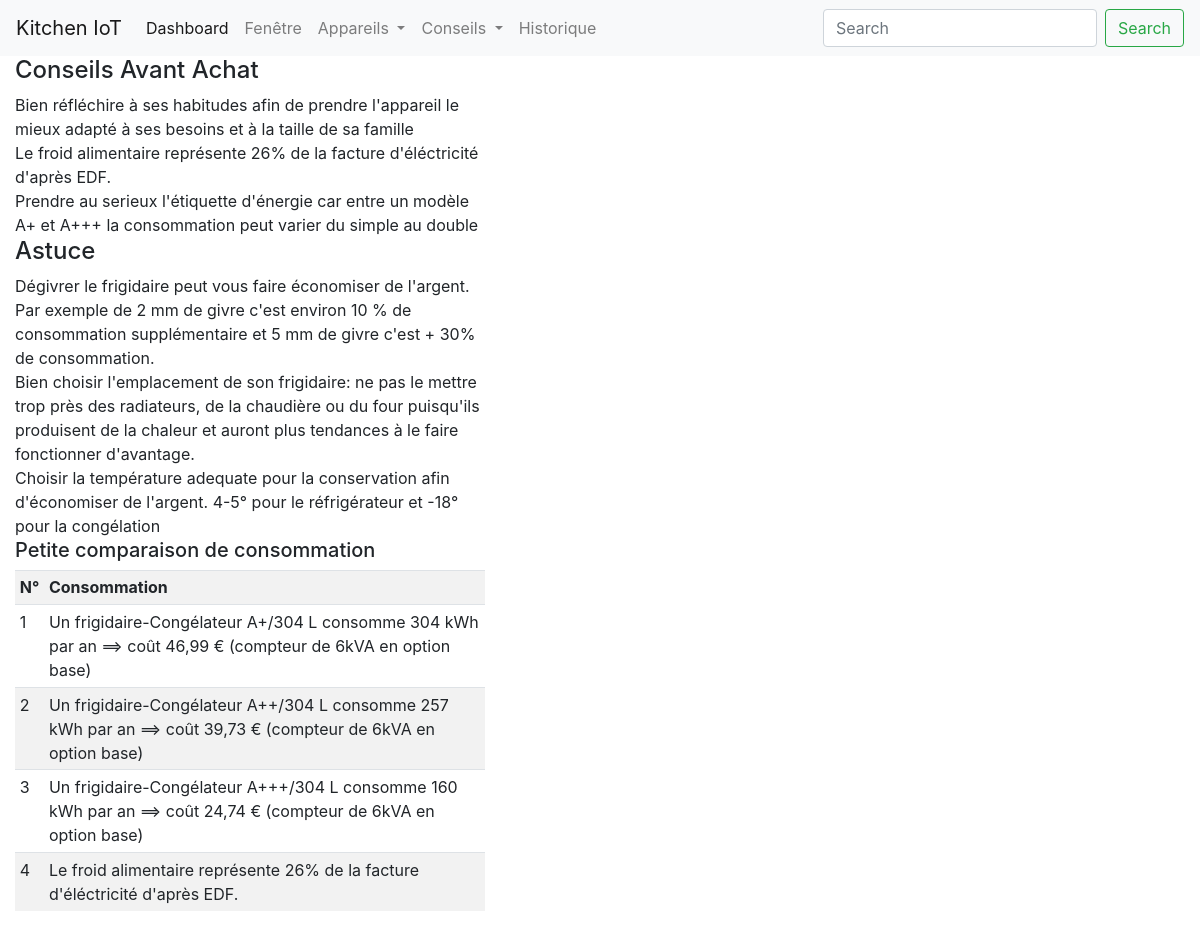
Page /fridge_advice/ on the committed database.
### app/models.py (models this page shows, shortened)
class AdvicesConsumption(db.Model):
    __tablename__ = "adviceConsumption"
    id = db.Column(db.Integer, primary_key=True, autoincrement=True)
    type_d = db.Column(db.String(150), nullable=False)
    advice = db.Column(db.Text, nullable=False)
    device = db.Column(db.String(150), nullable=False)

### app/routes.py (the view)
@app.route("/fridge_advice/")
def fridge_advice():
    gen_advices =  AdvicesConsumption.query.filter(AdvicesConsumption.type_d.endswith("Achat G")).all()
    fridge_consumption = AdvicesConsumption.query.filter(AdvicesConsumption.device.endswith("Frigo")).all()
    fridge_advices = AdvicesConsumption.query.filter(AdvicesConsumption.device.endswith("Frigidaire")).all()
    return render_template("fridge_advice.html", fridge_consumption=fridge_consumption, fridge_advices=fridge_advices,
                            gen_advices=gen_advices)

### app/templates/fridge_advice.html
{% extends "index.html" %}
{% block content %}
<body>
  <div class="col-5">
    <h4>Conseils Avant Achat</h4>
        {% if gen_advices is defined and gen_advices|length %}
        <div class="">
          {% for advice in gen_advices %}
                {{ advice["advice"]}}<br />
         {% endfor %}
        </div>
      {% endif %}
</div>
    <div class="col-5">
        <h4>Astuce</h4>
            {% if fridge_advices is defined and fridge_advices|length %}
            <div class="">
              {% for advice in fridge_advices %}
                    {{ advice["advice"]}}<br />
             {% endfor %}
            </div>
          {% endif %}
    </div>
    <div class="col-5">
      <h5>Petite comparaison de consommation</h5>
            {% if fridge_consumption is defined and fridge_consumption|length %}
            <table class="table table-striped table-sm">
              <caption></caption>
              <tr>
                <th>N°</th>
                <th>Consommation</th>
              </tr>
              {% for consump in fridge_consumption%}
                  <tr>
                    <td>{{ loop.index }}</td>
                    <td>  {{ consump["advice"]}} </td>
                  </tr>
             {% endfor %}
            </table>
          {% endif %}
    </div>
</body>
{% endblock %}

### rows in the picture
AdvicesConsumption: advice "Bien réfléchire à ses habitudes afin de prendre l'appareil le mieux adapté à ses besoins et à la taille de sa famille"
AdvicesConsumption: advice "Le froid alimentaire représente 26% de la facture d'éléctricité d'après EDF."
AdvicesConsumption: advice "Prendre au serieux l'étiquette d'énergie car entre un modèle A+ et A+++ la consommation peut varier du simple au double"
AdvicesConsumption: advice "Dégivrer le frigidaire peut vous faire économiser de l'argent. Par exemple de 2 mm de givre c'est environ 10 % de consommation supplémentaire et 5 mm de givre c'est + 30% de consommation."
AdvicesConsumption: advice "Bien choisir l'emplacement de son frigidaire: ne pas le mettre trop près des radiateurs, de la chaudière ou du four puisqu'ils produisent de la chaleur et auront plus tendances à le faire fonctionner d'avantage."
AdvicesConsumption: advice "Choisir la température adequate pour la conservation afin d'économiser de l'argent. 4-5° pour le réfrigérateur et -18° pour la congélation"
AdvicesConsumption: advice "Un frigidaire-Congélateur A+/304 L consomme 304 kWh par an ==> coût 46,99 € (compteur de 6kVA en option base)"
AdvicesConsumption: advice "Un frigidaire-Congélateur A++/304 L consomme 257 kWh par an ==> coût 39,73 € (compteur de 6kVA en option base)"
AdvicesConsumption: advice "Un frigidaire-Congélateur A+++/304 L consomme 160 kWh par an ==> coût 24,74 € (compteur de 6kVA en option base)"
